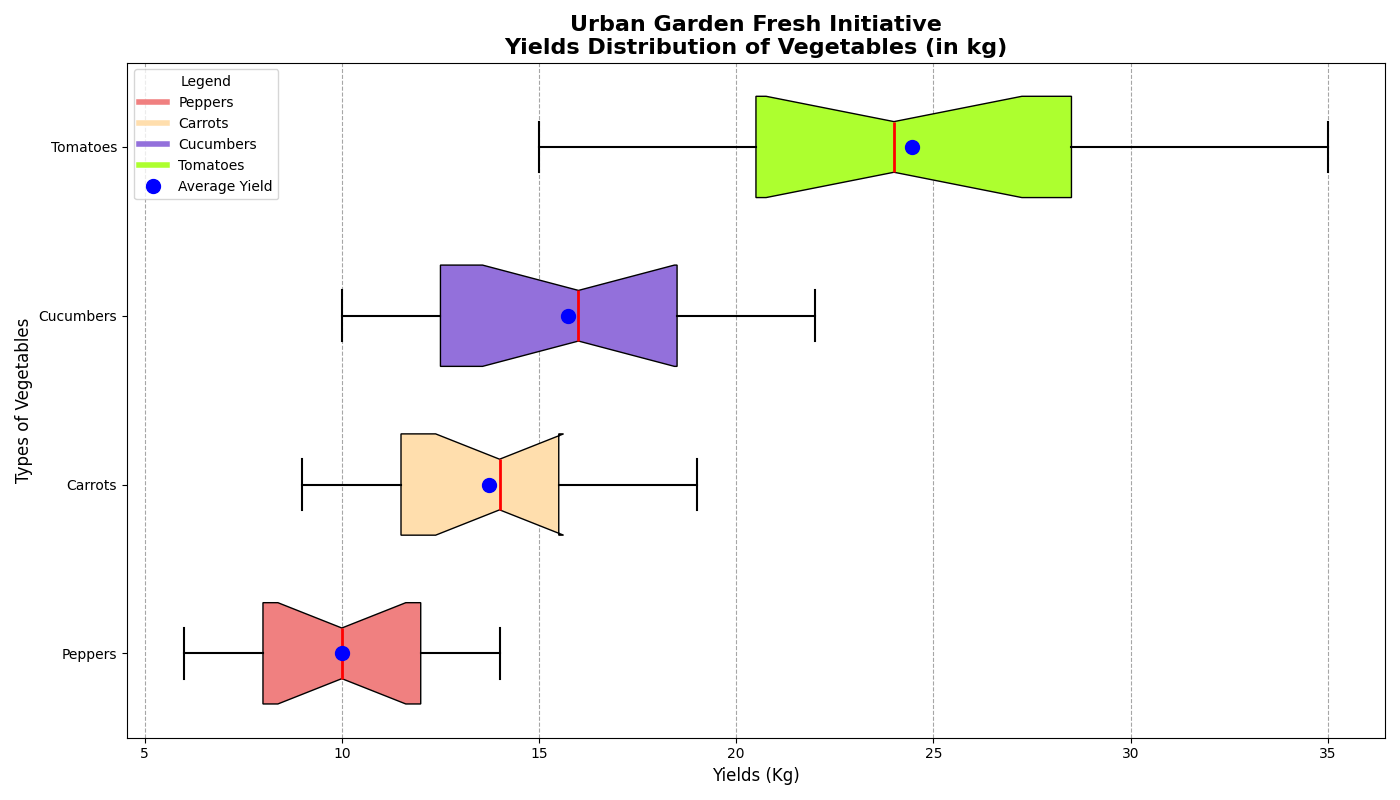

Write Python code to recreate this figure.
import matplotlib.pyplot as plt
import numpy as np

vegetables = ['Peppers', 'Carrots', 'Cucumbers', 'Tomatoes']
yields = {
    'Tomatoes': [15, 20, 22, 18, 25, 30, 35, 24, 28, 23, 19, 29, 31, 27, 21],
    'Cucumbers': [10, 15, 12, 18, 11, 17, 14, 20, 21, 16, 13, 19, 22, 10, 18],
    'Carrots': [9, 11, 13, 15, 14, 12, 10, 16, 18, 11, 14, 15, 17, 19, 12],
    'Peppers': [6, 8, 7, 11, 9, 12, 13, 10, 14, 12, 11, 9, 8, 13, 7]
}

data = [yields[veg] for veg in vegetables]
average_yields = [np.mean(yields[veg]) for veg in vegetables]

fig, ax = plt.subplots(figsize=(14, 8))

box = ax.boxplot(data, patch_artist=True, labels=vegetables, notch=True, widths=0.6, vert=False)

shuffled_colors = ['#F08080', '#FFDEAD', '#9370DB', '#ADFF2F']
for patch, color in zip(box['boxes'], shuffled_colors):
    patch.set_facecolor(color)
for whisker in box['whiskers']:
    whisker.set(color='black', linestyle='-', linewidth=1.5)
for cap in box['caps']:
    cap.set(color='black', linewidth=1.5)
for median in box['medians']:
    median.set(color='red', linewidth=2)
for flier in box['fliers']:
    flier.set(markerfacecolor='orange', marker='o', markersize=6)

ax.scatter(average_yields, range(1, len(vegetables) + 1), color='blue', s=100, zorder=3, label='Average Yield')

ax.set_title('Urban Garden Fresh Initiative\nYields Distribution of Vegetables (in kg)', fontsize=16, fontweight='bold')
ax.set_ylabel('Types of Vegetables', fontsize=12)
ax.set_xlabel('Yields (Kg)', fontsize=12)

ax.xaxis.grid(True, linestyle='--', color='gray', alpha=0.7)
ax.set_axisbelow(True)

color_patches = [plt.Line2D([0], [0], color=color, lw=4) for color in shuffled_colors]
ax.legend(color_patches + [plt.Line2D([0], [0], color='blue', marker='o', lw=0, markersize=10)],
          vegetables + ['Average Yield'], title='Legend', loc='upper left', fontsize=10, frameon=True)

plt.tight_layout()
plt.show()
